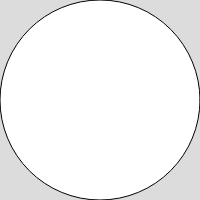
Frame 1 (no input)
Frame 60 (no input): identical to frame 1, image omitted
Frame 120 (the mouse pressed at the canvas centre since frame 60): identical to frame 1, image omitted

The p5.js sketch that drew this single still picture (run headless with seeded random() and noise() and a simulated clock; from frame 60 on, the mouse is pressed at the canvas centre):

// p5.js sketch
// ── sketch.js
function setup() {
  createCanvas(200, 200);
}

function draw() {
  background(220);

  // 常にキャンバスの中心＆キャンバスの横幅いっぱいの直径
  circle(width / 2, height / 2, width);
}
